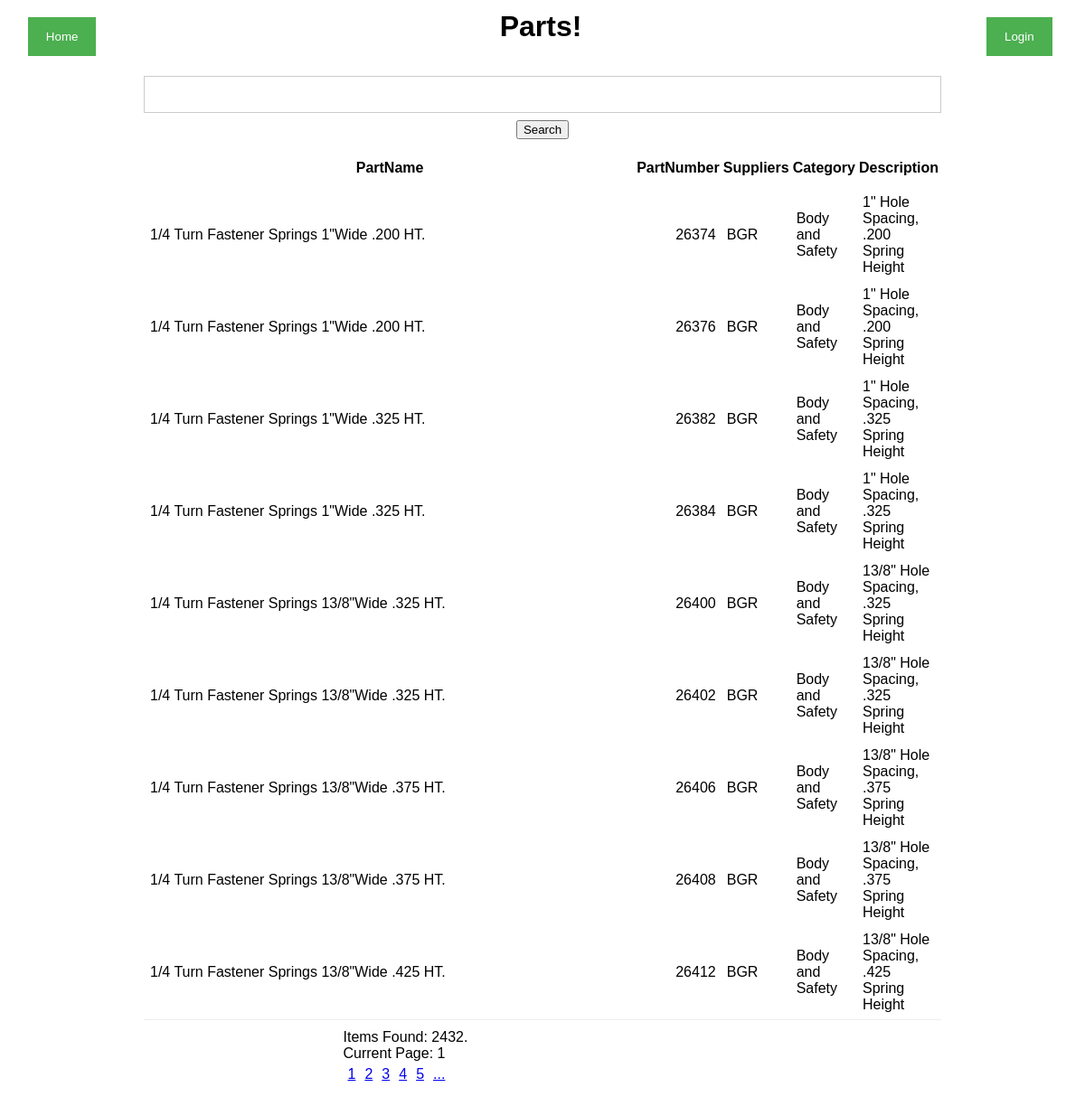
The page / on the database its author committed.
### tables this page shows
CREATE TABLE IF NOT EXISTS `carparts` (
  `PartID` int(4) DEFAULT NULL,
  `PartName` varchar(65) DEFAULT NULL,
  `PartNumber` varchar(13) DEFAULT NULL,
  `Suppliers` varchar(12) DEFAULT NULL,
  `Category` varchar(26) DEFAULT NULL,
  `Description01` varchar(155) DEFAULT NULL,
  `Description02` varchar(187) DEFAULT NULL,
  `Description03` varchar(154) DEFAULT NULL,
  `Description04` varchar(121) DEFAULT NULL,
  `Description05` varchar(162) DEFAULT NULL,
  `Description06` varchar(104) DEFAULT NULL,
  `Price` varchar(8) DEFAULT NULL,
  `Estimated Shipping Cost` varchar(5) DEFAULT NULL,
  `Associated image filename1` varchar(47) DEFAULT NULL,
  `Associated image filename2` varchar(44) DEFAULT NULL,
  `Associated image filename3` varchar(39) DEFAULT NULL,
  `Associated image filename4` varchar(2) DEFAULT NULL,
  `Notes` varchar(50) DEFAULT NULL,
  `Shipping Weight` varchar(3) DEFAULT NULL
);

### www/index.php (the view, shortened to what this page needs)
<?php
require_once 'assets/lib/header.php';
require_once 'assets/lib/searchbar.php';
$index = 0;
if (isset($_GET["search"])) {
	$search_input = (string)filter_input(INPUT_GET, "search");
	if (isset($_SESSION["user_type"])) {
		$user_type = $_SESSION["user_type"];
		if ($user_type == "user"){
			$result = search($search_input, "user", $index);
			print_table($result, "user");
		} else if ($user_type == "admin") {
			$result = search($search_input, "user", $index);
			print_table($result, "admin");
		} else {
			$result = search($search_input, "guest", $index);
			print_table($result, "guest");
		}
	} else {
		$result = search($search_input, "guest", $index);
		print_table($result, "guest");
	}
} else {
	if (isset($_SESSION["user_type"])) {
		$result = search("", $_SESSION["user_type"], $index);
		print_table($result, $_SESSION["user_type"]);
	} else {
		$result = search("", "guest", $index);
		print_table($result, "guest");
	}
}
function search($keyword, $user_type, $index){
    $connection = get_connection();
	$result = array();
	try {
		$stmt = $connection->prepare("call sp_search( ?, ?, ? )");
		$stmt->bind_param("ssi", $keyword, $user_type, $index);
		$stmt->execute();
		$result_arr = $stmt->get_result();
		while($row = $result_arr->fetch_assoc()) {
			$result[] = $row;
		}
		return $result;
	} catch (\mysqli_sql_exception $ex) {
		throw $ex;
	} catch (Exception $e) {
		throw $e;
	}
}
function getSearchCount($keyword){
   $connection = get_connection();
    $count = 0;
    try{
		$stmt = $connection->prepare("call sp_search_item_count( ? )");
		$stmt->bind_param("s", $keyword);
		$stmt->execute();
		$stmt->bind_result($c);
		while($stmt->fetch()) {
			$count = $c;
        }
        return $count;
	} catch (\mysqli_sql_exception $ex) {
		throw $ex;
	} catch (Exception $e) {
		throw $e;
	}
}
function print_table ($query_result, $user_type) {
	echo "<table class='table-filter'>";
	if ($user_type == "user") {
		echo "<tr><th>PartID</th><th>PartName</th><th>PartNumber</th><th>Suppliers</th>"
			."<th>Category</th><th>Description01</th><th>Description02</th><th>Description03</th>"
			."<th>Description04</th><th>Description05</th><th>Description06</th><th>Price</th>"
			."<th>Estimated Shipping Cost</th><th>Associated image filename1</th><th>Associated image filename2</th>"
			."<th>Associated image filename3</th><th>Associated image filename4</th><th>Notes</th>"
			."<th>Shipping Weight</th></tr>";
		foreach ($query_result as $row) {
			echo "<tr>";
			foreach ($row as $column_data) {
				echo "<td>".htmlspecialchars($column_data)."</td>";
			}
			echo "</tr>";
		}
	} else {
		echo "<tr><th>PartName</th><th>PartNumber</th><th>Suppliers</th>"
			."<th>Category</th><th>Description</th></tr>";
		foreach ($query_result as $row) {
			echo "<tr>";
			foreach ($row as $column_data) {
				echo "<td>".htmlspecialchars($column_data)."</td>";
			}
			echo "</tr>";
		}
	}
	echo "</table>";
	print_nav_bar();
}
function print_nav_bar(){
	$search_input = "";
	$page = 1;
	$current_page = $page;
	$row_count = getSearchCount($search_input);
	$MAX_ROWS_PER_PAGE = 10;
	$MAX_INDEXES_PER_PAGE = 5;
	$page_count = (int)($row_count / $MAX_ROWS_PER_PAGE);
	echo "<div class='page_navigator'>";
	echo "Items Found: $row_count.<br/>";
	echo "Current Page: $current_page <br/>";
	echo "<nav>";
	$start_page = 1;
	$end_page = intval($page_count);
	$next_multiple_of_five = intval($current_page);
	if (($end_page - $curren_page) > 5) {
		while (($next_multiple_of_five % $MAX_INDEXES_PER_PAGE) != 0
				|| $next_multiple_of_five == $current_page) {
			++$next_multiple_of_five;
		}
		if ($current_page <= $page_count) {
			$end_page = intval($next_multiple_of_five);
		}
	}
	$pindex = 0;
	for ($p = $start_page; $p <= $end_page; $p++) {
		$pindex = ($p - 1) * $MAX_ROWS_PER_PAGE;
		if (isset($_GET["search"])){
			$search_input = (string)filter_input(INPUT_GET, "search");
			echo "<a href='index.php?search=$search_input&pindex=$pindex&page=$p' >$p</a>";
		} else {
			echo "<a href='index.php?pindex=$pindex&page=$p' >$p</a>";
		}
	}
	if (($page_count - $current_page) > 5) {
		if (isset($_GET["search"])){
			$search_input = (string)filter_input(INPUT_GET, "search");
			echo "<a href='index.php?search=$search_input&pindex=$pindex&page=".($end_page + 1)."' >...</a>";
		} else {
			echo "<a href='index.php?pindex=$pindex&page=".($end_page + 1)."' >...</a>";
		}
	}
	echo "</nav>";
	echo "</div>";
}
require_once 'assets/lib/footer.php';
?>

### www/assets/lib/header.php (shortened to what this page needs)
<?php
echo <<< _END
<html>
<head>
_END;
echo <<<_END
<table>
    <tr style="text-align:center;">
    <td width=10%>
_END;
    echo "<button onclick=\"location.href = 'index.php'\" style=\"width:auto;\">Home</button>";
echo <<<_END
    </td>
    <td width=80%>
    <H1>Parts!</H!>
_END;
echo <<<_END
    </td>
    <td width=10% style="text-aligh:right;">
_END;
if ($_SESSION['Authenticated'] === true) {
    echo "<button onclick=\"location.href = 'http://".$_SERVER['HTTP_HOST']."/assets/lib/logout.php'\" style=\"width:auto;\">Logout</button>";
}else{
    echo "<button onclick=\"document.getElementById('id01').style.display='block'\" style=\"width:auto;\">Login</button>";
}
echo <<< _END
    <div id="id01" class="modal">
      <form class="modal-content animate" action="assets/lib/login.php" method="post">
        <div class="container">
          <label for="uname"><b>Username</b></label>
          <input type="text" placeholder="Enter Username" name="uname" required>
          <label for="psw"><b>Password</b></label>
          <input type="password" placeholder="Enter Password" name="psw" required>
          <button type="submit">Login</button>
          <label>
            <input type="checkbox" checked="checked" name="remember"> Remember me
          </label>
_END;
echo <<<_END
        </div>
        <div class="container" style="background-color:#f1f1f1">
          <button type="button" onclick="document.getElementById('id01').style.display='none'" class="cancelbtn">Cancel</button>
          <span class="reg"><a href="assets/lib/register.php">Register</a></span>
        </div>
      </form>
    </div>
    <script>
    // Get the modal
    var modal = document.getElementById('id01');
    // When the user clicks anywhere outside of the modal, close it
    window.onclick = function(event) {
        if (event.target == modal) {
            modal.style.display = "none";
        }
    }
    </script>
    <td>
    </tr>
</table>
</head>
<body>
<table width=75% align=center>
<tr>
<td>
_END;
?>

### www/assets/lib/searchbar.php (shortened to what this page needs)
<?php
echo <<<_END
    <form action="index.php" method="get">
		<input type="text" name="search">
		<center><input type="submit" value="Search"></center>
_END;
echo <<<_END
    </form>
</td>
</tr>
<tr>
<td>
_END;
?>

### www/assets/lib/footer.php
<?php
echo <<<_END
</td>
</tr>
</table>
</body>
</html>
_END
?>

### www/assets/lib/header.php (style rules this page uses)
body { font-family: Arial, Helvetica, sans-serif; }
input[type=text], input[type=password] { width: 100%; padding: 12px 20px; margin: 8px 0; display: inline-block; border: 1px solid #ccc; box-sizing: border-box; }
button { background-color: #4CAF50; color: white; padding: 14px 20px; margin: 8px 0; border: none; cursor: pointer; width: 100%; }
.table-filter { background-color: #fff; border-bottom: 1px solid #eee; }
.table-filter tbody tr td { padding: 5px; vertical-align: middle; border-top-color: #eee; }
.table-filter tr td:first-child { width: 80%; }
.table-filter tr td:nth-child(2) { text-align: right; }
.page_navigator { margin: auto; width: 50%; padding: 10px; }
nav a { display: inline-block; padding: 5px; }

### rows shown on the page
carparts: PartName "1/4 Turn Fastener Springs 1\"Wide .200 HT.", PartNumber "26374", Suppliers "BGR", Category "Body and Safety", Description01 "1\" Hole Spacing, .200 Spring Height"
carparts: PartName "1/4 Turn Fastener Springs 1\"Wide .200 HT.", PartNumber "26376", Suppliers "BGR", Category "Body and Safety", Description01 "1\" Hole Spacing, .200 Spring Height"
carparts: PartName "1/4 Turn Fastener Springs 1\"Wide .325 HT.", PartNumber "26382", Suppliers "BGR", Category "Body and Safety", Description01 "1\" Hole Spacing, .325 Spring Height"
carparts: PartName "1/4 Turn Fastener Springs 1\"Wide .325 HT.", PartNumber "26384", Suppliers "BGR", Category "Body and Safety", Description01 "1\" Hole Spacing, .325 Spring Height"
carparts: PartName "1/4 Turn Fastener Springs 13/8\"Wide .325 HT.", PartNumber "26400", Suppliers "BGR", Category "Body and Safety", Description01 "13/8\" Hole Spacing, .325 Spring Height"
carparts: PartName "1/4 Turn Fastener Springs 13/8\"Wide .325 HT.", PartNumber "26402", Suppliers "BGR", Category "Body and Safety", Description01 "13/8\" Hole Spacing, .325 Spring Height"
carparts: PartName "1/4 Turn Fastener Springs 13/8\"Wide .375 HT.", PartNumber "26406", Suppliers "BGR", Category "Body and Safety", Description01 "13/8\" Hole Spacing, .375 Spring Height"
carparts: PartName "1/4 Turn Fastener Springs 13/8\"Wide .375 HT.", PartNumber "26408", Suppliers "BGR", Category "Body and Safety", Description01 "13/8\" Hole Spacing, .375 Spring Height"
carparts: PartName "1/4 Turn Fastener Springs 13/8\"Wide .425 HT.", PartNumber "26412", Suppliers "BGR", Category "Body and Safety", Description01 "13/8\" Hole Spacing, .425 Spring Height"

### other values the page prints
$row_count "2432"
$current_page "1"
